Frame 1 (no input): blank canvas, image omitted
Frame 60 (no input): blank canvas, image omitted
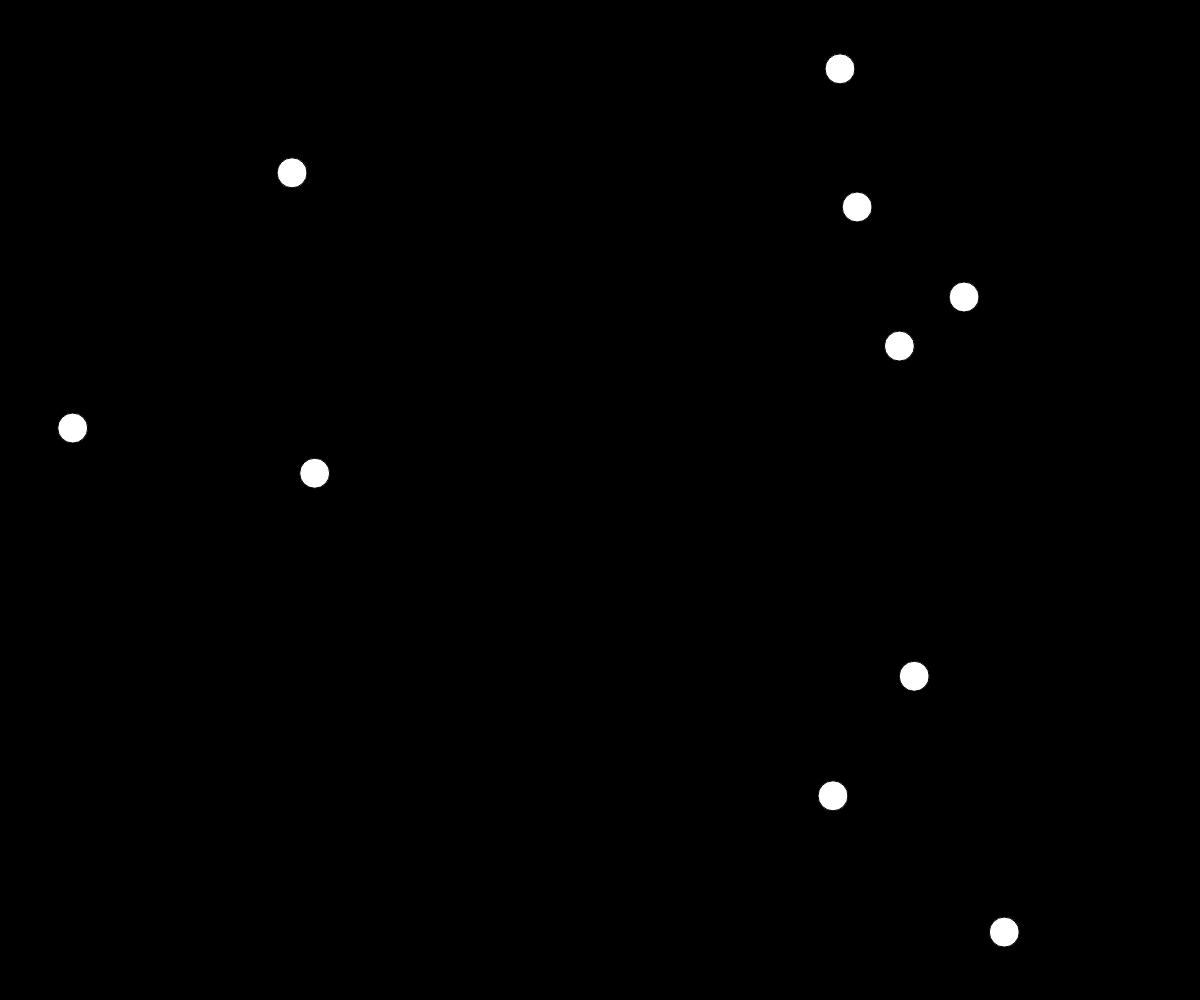
Frame 120 (the mouse pressed at the canvas centre since frame 60)

The p5.js sketch whose frames 1 and 60 were blank and that drew this single picture after the mouse press (run headless with seeded random() and noise() and a simulated clock; from frame 60 on, the mouse is pressed at the canvas centre):

// p5.js sketch
// ── sketch.js
var thingy = [];

function setup() {
 createCanvas(windowWidth, windowHeight); 
 
   for(var i = 0; i < 10; i++){
     thingy[i]={
       x : random(0, width),
       y : random(0, height),
       size: 30,
       display : function(){
         fill(255);
         ellipse(this.x, this.y, this.size, this.size);
        }
      };
    }
}

function draw() {
  background(0);
  for (var i = 0; i < thingy.length; i++){
    if(mouseIsPressed){
     thingy[i].display();
    }
  }
}
